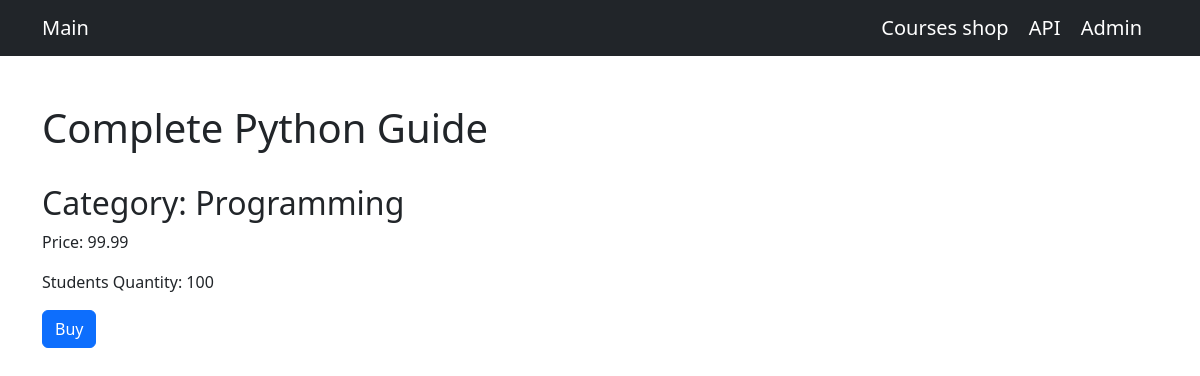
/shop/1, run on the app's committed database.
### shop/models.py (models this page shows, shortened)
class Course(models.Model):
    title = models.CharField(max_length=255)
    price = models.FloatField()
    students_qty = models.IntegerField()
    reviews_qty = models.IntegerField()
    category = models.ForeignKey(Category, on_delete=models.CASCADE)
    created_at = models.DateTimeField(default=timezone.now)

class Category(models.Model):
    title = models.CharField(max_length=255)
    created_at = models.DateTimeField(default=timezone.now)
    def __str__(self):
        return self.title

### shop/views.py (the view)
# urls.py: path('<int:course_id>', views.single_course, name='single_course')
def single_course(request, course_id):
    try:
        course = Course.objects.get(pk=course_id)
        return render(request, 'shop/single_course.html', {'course': course})
    except Course.DoesNotExist:
        raise Http404()

### templates/shop/single_course.html (shortened to what this page needs)
{% extends "base.html" %}
{% block content %}
<h1 class="mt-5">{{course.title}}</h1>
<br>
<h2>Category: {{course.category}}</h2>
<p>Price: {{course.price}}</p>
<p>Students Quantity: {{course.students_qty}}</p>
<button class="btn btn-primary">Buy</button>
{% endblock %}

### data on the page
Course: title "Complete Python Guide", category "Programming", price "99.99", students_qty "100"
